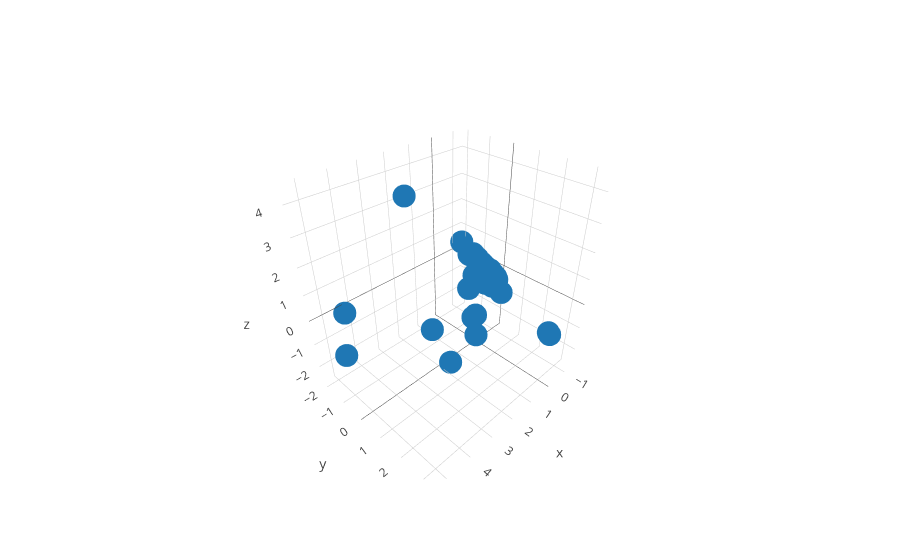

Notebook code for this chart:
### Code cell
from sklearn.decomposition import PCA

## pca 3 component

pca = PCA(n_components=3)
pca.fit(normalized_pca_data)
PCA(copy=True, iterated_power='auto', n_components=3, random_state=None,
  svd_solver='auto', tol=0.0, whiten=False)
print(pca.explained_variance_ratio_)  
print(pca.singular_values_)  

pca_3 = pca.transform(normalized_pca_data)


data = [go.Scatter3d(x=pca_3[:,0],
                     y=pca_3[:,1],
                     z=pca_3[:,2],
                    mode = 'markers'
                    )
]

iplot(data,filename='pca_3')


## no obvious group identify no need for futher clustering investigation of data
